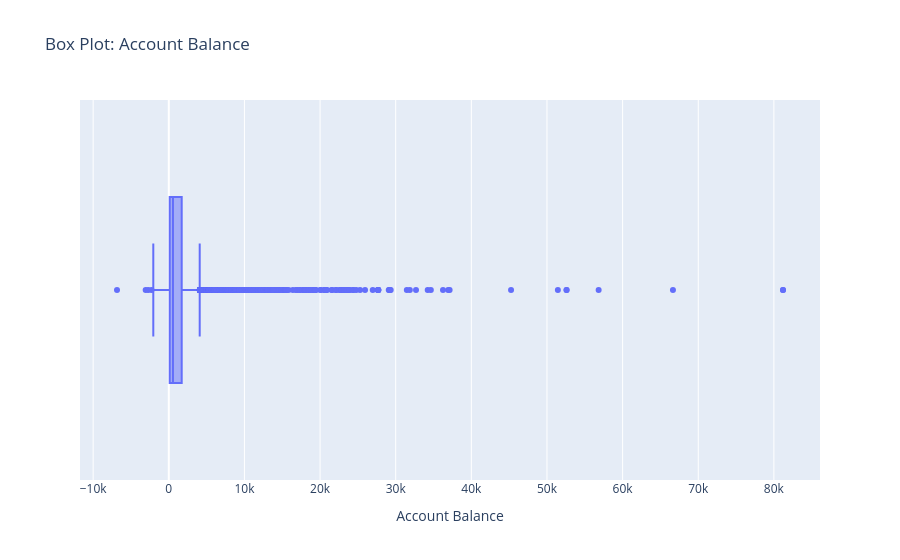

The cell this chart's notebook holds for it:
### Markdown cell above
### **2. Create boxplot for account balance.**

### Code cell
boxPlot = px.box(data,
                 x="balance",
                 labels={"balance":"Account Balance"},
                 title="Box Plot: Account Balance")
boxPlot.show()

### Figure 1 — Plotly figure (JSON) as saved in the notebook; plotly's stock layout.template omitted (floating-point values rounded to 4 significant figures; data arrays with more than 128 entries replaced by an {"elided": "..."} marker saying what was removed)
{"data": [{"alignmentgroup": "True", "hovertemplate": "Account Balance=%{x}<extra></extra>", "legendgroup": "", "marker": {"color": "#636efa"}, "name": "", "notched": false, "offsetgroup": "", "orientation": "h", "showlegend": false, "type": "box", "x": {"elided": "11162 int values"}, "x0": " ", "xaxis": "x", "y0": " ", "yaxis": "y"}], "layout": {"boxmode": "group", "legend": {"tracegroupgap": 0}, "title": {"text": "Box Plot: Account Balance"}, "xaxis": {"anchor": "y", "domain": [0, 1], "title": {"text": "Account Balance"}}, "yaxis": {"anchor": "x", "domain": [0, 1]}}}
